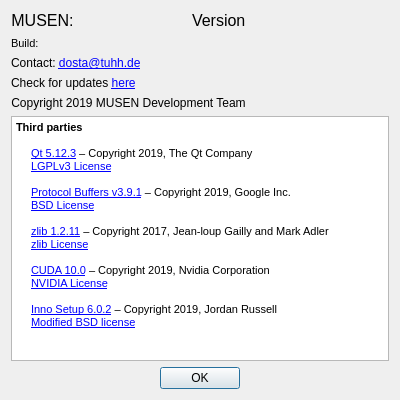
<?xml version="1.0" encoding="UTF-8"?>
<ui version="4.0">
 <class>aboutDialog</class>
 <widget class="QDialog" name="aboutDialog">
  <property name="geometry">
   <rect>
    <x>0</x>
    <y>0</y>
    <width>400</width>
    <height>400</height>
   </rect>
  </property>
  <property name="sizePolicy">
   <sizepolicy hsizetype="Expanding" vsizetype="Expanding">
    <horstretch>0</horstretch>
    <verstretch>0</verstretch>
   </sizepolicy>
  </property>
  <property name="minimumSize">
   <size>
    <width>300</width>
    <height>300</height>
   </size>
  </property>
  <property name="maximumSize">
   <size>
    <width>500</width>
    <height>500</height>
   </size>
  </property>
  <property name="windowTitle">
   <string>About MUSEN</string>
  </property>
  <property name="windowIcon">
   <iconset resource="../../MUSEN/QT_GUI/qt_gui.qrc">
    <normaloff>:/QT_GUI/Resources/MUSEN_Ico.png</normaloff>:/QT_GUI/Resources/MUSEN_Ico.png</iconset>
  </property>
  <layout class="QVBoxLayout" name="verticalLayout_3">
   <item>
    <layout class="QVBoxLayout" name="verticalLayout_2" stretch="0,0,0">
     <item>
      <layout class="QHBoxLayout" name="horizontalLayout">
       <item>
        <layout class="QVBoxLayout" name="verticalLayout">
         <item>
          <layout class="QHBoxLayout" name="horizontalLayout_3">
           <item>
            <widget class="QLabel" name="label_5">
             <property name="font">
              <font>
               <pointsize>12</pointsize>
              </font>
             </property>
             <property name="toolTip">
              <string>Version of program</string>
             </property>
             <property name="text">
              <string>&lt;html&gt;&lt;head/&gt;&lt;body&gt;&lt;p&gt;MUSEN:&lt;/p&gt;&lt;/body&gt;&lt;/html&gt;</string>
             </property>
             <property name="alignment">
              <set>Qt::AlignCenter</set>
             </property>
            </widget>
           </item>
           <item>
            <spacer name="horizontalSpacer_5">
             <property name="orientation">
              <enum>Qt::Horizontal</enum>
             </property>
             <property name="sizeHint" stdset="0">
              <size>
               <width>40</width>
               <height>20</height>
              </size>
             </property>
            </spacer>
           </item>
           <item>
            <widget class="QLabel" name="labelVersion">
             <property name="font">
              <font>
               <pointsize>12</pointsize>
              </font>
             </property>
             <property name="toolTip">
              <string>Version of program</string>
             </property>
             <property name="text">
              <string>&lt;html&gt;&lt;head/&gt;&lt;body&gt;&lt;p&gt;Version&lt;/p&gt;&lt;/body&gt;&lt;/html&gt;</string>
             </property>
            </widget>
           </item>
          </layout>
         </item>
         <item>
          <widget class="QLabel" name="labelBuild">
           <property name="font">
            <font>
             <pointsize>8</pointsize>
            </font>
           </property>
           <property name="text">
            <string>Build:</string>
           </property>
          </widget>
         </item>
         <item>
          <widget class="QLabel" name="labelContact">
           <property name="text">
            <string>&lt;html&gt;&lt;head/&gt;&lt;body&gt;&lt;p&gt;Contact: &lt;a href=&quot;mailto:dosta@tuhh.de&quot;&gt;&lt;span style=&quot; text-decoration: underline; color:#0000ff;&quot;&gt;dosta@tuhh.de&lt;/span&gt;&lt;/a&gt;&lt;/p&gt;&lt;/body&gt;&lt;/html&gt;</string>
           </property>
           <property name="openExternalLinks">
            <bool>true</bool>
           </property>
          </widget>
         </item>
         <item>
          <widget class="QLabel" name="labelUpdate">
           <property name="text">
            <string>&lt;html&gt;&lt;head/&gt;&lt;body&gt;&lt;p&gt;Check for updates &lt;a href=&quot;https://cloud.tuhh.de/index.php/s/HFpwk4NWdpo3QSf&quot;&gt;&lt;span style=&quot; text-decoration: underline; color:#0000ff;&quot;&gt;here&lt;/span&gt;&lt;/a&gt;&lt;/p&gt;&lt;/body&gt;&lt;/html&gt;</string>
           </property>
           <property name="openExternalLinks">
            <bool>true</bool>
           </property>
          </widget>
         </item>
         <item>
          <widget class="QLabel" name="labelCopyright">
           <property name="text">
            <string>Copyright 2019 MUSEN Development Team</string>
           </property>
           <property name="alignment">
            <set>Qt::AlignCenter</set>
           </property>
          </widget>
         </item>
        </layout>
       </item>
       <item>
        <spacer name="horizontalSpacer_4">
         <property name="orientation">
          <enum>Qt::Horizontal</enum>
         </property>
         <property name="sizeHint" stdset="0">
          <size>
           <width>40</width>
           <height>20</height>
          </size>
         </property>
        </spacer>
       </item>
       <item>
        <widget class="QLabel" name="label">
         <property name="minimumSize">
          <size>
           <width>90</width>
           <height>90</height>
          </size>
         </property>
         <property name="maximumSize">
          <size>
           <width>90</width>
           <height>90</height>
          </size>
         </property>
         <property name="text">
          <string/>
         </property>
         <property name="pixmap">
          <pixmap resource="../../MUSEN/QT_GUI/qt_gui.qrc">:/QT_GUI/Resources/MUSEN_Ico.png</pixmap>
         </property>
         <property name="scaledContents">
          <bool>true</bool>
         </property>
        </widget>
       </item>
       <item>
        <spacer name="horizontalSpacer_3">
         <property name="orientation">
          <enum>Qt::Horizontal</enum>
         </property>
         <property name="sizeHint" stdset="0">
          <size>
           <width>40</width>
           <height>20</height>
          </size>
         </property>
        </spacer>
       </item>
      </layout>
     </item>
     <item>
      <widget class="QTextBrowser" name="textBrowser">
       <property name="html">
        <string>&lt;!DOCTYPE HTML PUBLIC &quot;-//W3C//DTD HTML 4.0//EN&quot; &quot;http://www.w3.org/TR/REC-html40/strict.dtd&quot;&gt;
&lt;html&gt;&lt;head&gt;&lt;meta name=&quot;qrichtext&quot; content=&quot;1&quot; /&gt;&lt;style type=&quot;text/css&quot;&gt;
p, li { white-space: pre-wrap; }
&lt;/style&gt;&lt;/head&gt;&lt;body style=&quot; font-family:'MS Shell Dlg 2'; font-size:8.25pt; font-weight:400; font-style:normal;&quot;&gt;
&lt;p style=&quot; margin-top:12px; margin-bottom:0px; margin-left:0px; margin-right:0px; -qt-block-indent:0; text-indent:0px;&quot;&gt;&lt;span style=&quot; font-family:'MS Shell Dlg 2,sans-serif'; font-size:8pt; font-weight:600;&quot;&gt;Third parties&lt;br /&gt;&lt;/span&gt;&lt;/p&gt;
&lt;p style=&quot; margin-top:0px; margin-bottom:0px; margin-left:15px; margin-right:0px; -qt-block-indent:0; text-indent:0px;&quot;&gt;&lt;a href=&quot;http://www.qt.io/&quot;&gt;&lt;span style=&quot; font-family:'MS Shell Dlg 2,sans-serif'; font-size:8pt; text-decoration: underline; color:#0000ff;&quot;&gt;Qt 5.12.3&lt;/span&gt;&lt;/a&gt;&lt;span style=&quot; font-family:'MS Shell Dlg 2,sans-serif'; font-size:8pt;&quot;&gt; – Copyright 2019, The Qt Company&lt;br /&gt;&lt;/span&gt;&lt;a href=&quot;https://doc.qt.io/qt-5/lgpl.html&quot;&gt;&lt;span style=&quot; font-family:'MS Shell Dlg 2,sans-serif'; font-size:8pt; text-decoration: underline; color:#0000ff;&quot;&gt;LGPLv3 License&lt;/span&gt;&lt;/a&gt;&lt;span style=&quot; font-family:'MS Shell Dlg 2,sans-serif'; font-size:8pt;&quot;&gt;&lt;br /&gt;&lt;/span&gt;&lt;/p&gt;
&lt;p style=&quot; margin-top:0px; margin-bottom:0px; margin-left:15px; margin-right:0px; -qt-block-indent:0; text-indent:0px;&quot;&gt;&lt;a href=&quot;https://developers.google.com/protocol-buffers/&quot;&gt;&lt;span style=&quot; font-family:'MS Shell Dlg 2,sans-serif'; font-size:8pt; text-decoration: underline; color:#0000ff;&quot;&gt;Protocol Buffers v3.9.1&lt;/span&gt;&lt;/a&gt;&lt;span style=&quot; font-family:'MS Shell Dlg 2,sans-serif'; font-size:8pt;&quot;&gt; – Copyright 2019, Google Inc.&lt;br /&gt;&lt;/span&gt;&lt;a href=&quot;https://github.com/protocolbuffers/protobuf/blob/master/LICENSE&quot;&gt;&lt;span style=&quot; font-family:'MS Shell Dlg 2,sans-serif'; font-size:8pt; text-decoration: underline; color:#0000ff;&quot;&gt;BSD License&lt;/span&gt;&lt;/a&gt;&lt;span style=&quot; font-family:'MS Shell Dlg 2,sans-serif'; font-size:8pt;&quot;&gt;&lt;br /&gt;&lt;/span&gt;&lt;/p&gt;
&lt;p style=&quot; margin-top:0px; margin-bottom:0px; margin-left:15px; margin-right:0px; -qt-block-indent:0; text-indent:0px;&quot;&gt;&lt;a href=&quot;http://www.zlib.net/&quot;&gt;&lt;span style=&quot; font-family:'MS Shell Dlg 2,sans-serif'; font-size:8pt; text-decoration: underline; color:#0000ff;&quot;&gt;zlib 1.2.11&lt;/span&gt;&lt;/a&gt;&lt;span style=&quot; font-family:'MS Shell Dlg 2,sans-serif'; font-size:8pt;&quot;&gt; – Copyright 2017, Jean-loup Gailly and Mark Adler&lt;br /&gt;&lt;/span&gt;&lt;a href=&quot;https://www.zlib.net/zlib_license.html&quot;&gt;&lt;span style=&quot; font-family:'MS Shell Dlg 2,sans-serif'; font-size:8pt; text-decoration: underline; color:#0000ff;&quot;&gt;zlib License&lt;/span&gt;&lt;/a&gt;&lt;span style=&quot; font-family:'MS Shell Dlg 2,sans-serif'; font-size:8pt;&quot;&gt;&lt;br /&gt;&lt;/span&gt;&lt;/p&gt;
&lt;p style=&quot; margin-top:0px; margin-bottom:0px; margin-left:15px; margin-right:0px; -qt-block-indent:0; text-indent:0px;&quot;&gt;&lt;a href=&quot;https://developer.nvidia.com/cuda-zone&quot;&gt;&lt;span style=&quot; font-family:'MS Shell Dlg 2,sans-serif'; font-size:8pt; text-decoration: underline; color:#0000ff;&quot;&gt;CUDA 10.0&lt;/span&gt;&lt;/a&gt;&lt;span style=&quot; font-family:'MS Shell Dlg 2,sans-serif'; font-size:8pt;&quot;&gt; – Copyright 2019, Nvidia Corporation&lt;br /&gt;&lt;/span&gt;&lt;a href=&quot;https://developer.download.nvidia.com/compute/cuda/10.0/Prod/docs/sidebar/EULA.pdf&quot;&gt;&lt;span style=&quot; font-family:'MS Shell Dlg 2,sans-serif'; font-size:8pt; text-decoration: underline; color:#0000ff;&quot;&gt;NVIDIA License&lt;/span&gt;&lt;/a&gt;&lt;span style=&quot; font-family:'MS Shell Dlg 2,sans-serif'; font-size:8pt;&quot;&gt;&lt;br /&gt;&lt;/span&gt;&lt;/p&gt;
&lt;p style=&quot; margin-top:0px; margin-bottom:0px; margin-left:15px; margin-right:0px; -qt-block-indent:0; text-indent:0px;&quot;&gt;&lt;a href=&quot;http://www.jrsoftware.org/isinfo.php&quot;&gt;&lt;span style=&quot; font-family:'MS Shell Dlg 2,sans-serif'; font-size:8pt; text-decoration: underline; color:#0000ff;&quot;&gt;Inno Setup 6.0.2&lt;/span&gt;&lt;/a&gt;&lt;span style=&quot; font-family:'MS Shell Dlg 2,sans-serif'; font-size:8pt;&quot;&gt; – Copyright 2019, Jordan Russell&lt;br /&gt;&lt;/span&gt;&lt;a href=&quot;http://www.jrsoftware.org/files/is/license.txt&quot;&gt;&lt;span style=&quot; font-family:'MS Shell Dlg 2,sans-serif'; font-size:8pt; text-decoration: underline; color:#0000ff;&quot;&gt;Modified BSD license&lt;/span&gt;&lt;/a&gt;&lt;span style=&quot; font-family:'MS Shell Dlg 2,sans-serif'; font-size:8pt;&quot;&gt;&lt;br /&gt;&lt;/span&gt;&lt;/p&gt;&lt;/body&gt;&lt;/html&gt;</string>
       </property>
       <property name="openExternalLinks">
        <bool>true</bool>
       </property>
       <property name="openLinks">
        <bool>true</bool>
       </property>
      </widget>
     </item>
     <item>
      <layout class="QHBoxLayout" name="horizontalLayout_2">
       <item>
        <spacer name="horizontalSpacer">
         <property name="orientation">
          <enum>Qt::Horizontal</enum>
         </property>
         <property name="sizeHint" stdset="0">
          <size>
           <width>40</width>
           <height>20</height>
          </size>
         </property>
        </spacer>
       </item>
       <item>
        <widget class="QPushButton" name="pushButton">
         <property name="text">
          <string>OK</string>
         </property>
        </widget>
       </item>
       <item>
        <spacer name="horizontalSpacer_2">
         <property name="orientation">
          <enum>Qt::Horizontal</enum>
         </property>
         <property name="sizeHint" stdset="0">
          <size>
           <width>40</width>
           <height>20</height>
          </size>
         </property>
        </spacer>
       </item>
      </layout>
     </item>
    </layout>
   </item>
  </layout>
 </widget>
 <resources>
  <include location="../../MUSEN/QT_GUI/qt_gui.qrc"/>
 </resources>
 <connections>
  <connection>
   <sender>pushButton</sender>
   <signal>clicked()</signal>
   <receiver>aboutDialog</receiver>
   <slot>close()</slot>
   <hints>
    <hint type="sourcelabel">
     <x>171</x>
     <y>135</y>
    </hint>
    <hint type="destinationlabel">
     <x>200</x>
     <y>139</y>
    </hint>
   </hints>
  </connection>
 </connections>
</ui>
